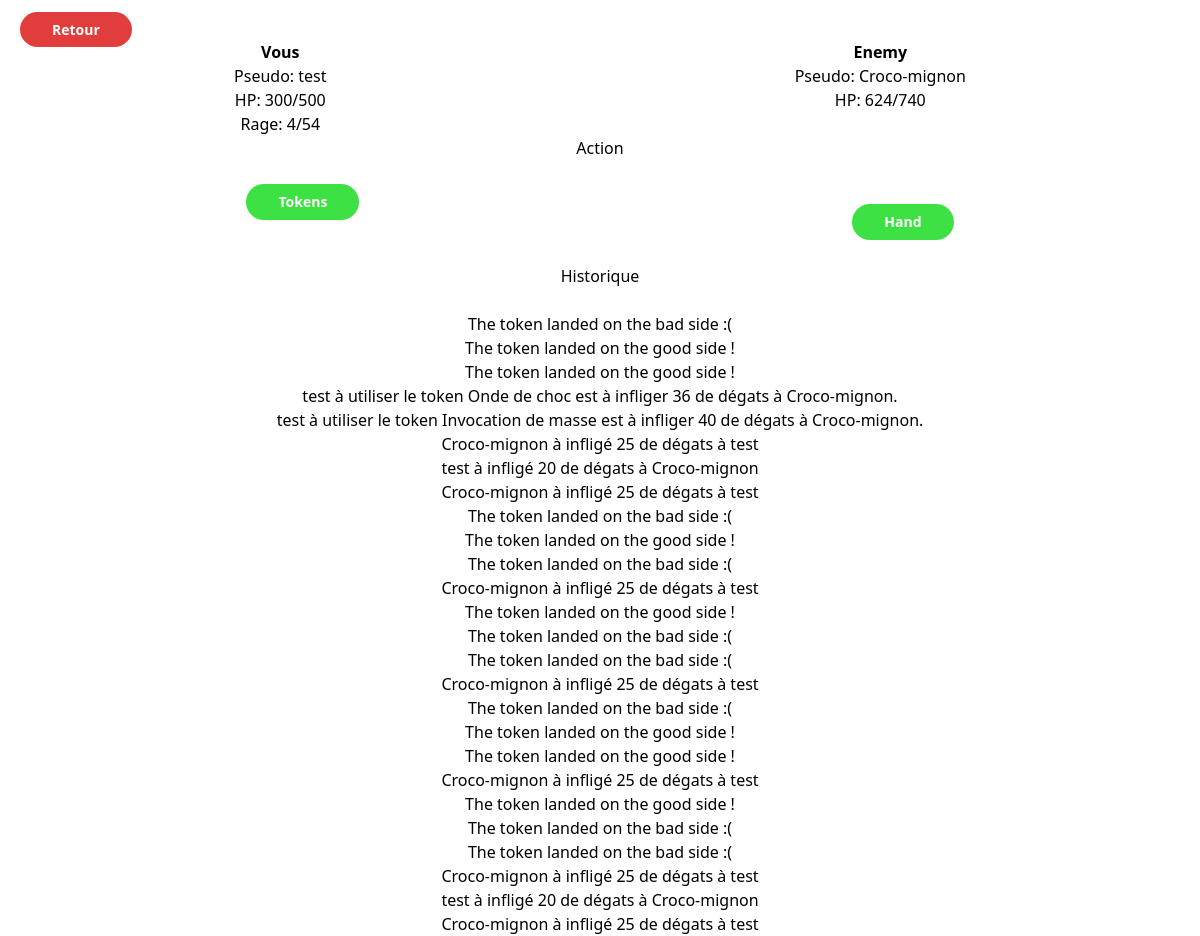
The page /play/PvE (signed in) on the database its author committed.
### characters/models.py (models this page shows, shortened)
class Character(models.Model):
    class TypeChoiceCharacter(models.TextChoices):
        Archer = "Archer"
        Magician = "Magician"
        Barbarian = "Barbarian"
        Paladin = "Paladin"
        Monster = "Monster"
    name = models.CharField(max_length=50, default="")
    hp = models.IntegerField()
    defense = models.IntegerField()
    helmet = models.ForeignKey(Helmet, on_delete=models.CASCADE, null=True, blank=True)
    chestplate = models.ForeignKey(Chestplate, on_delete=models.CASCADE, null=True, blank=True)
    leggings = models.ForeignKey(Leggings, on_delete=models.CASCADE, null=True, blank=True)
    boots = models.ForeignKey(Boots, on_delete=models.CASCADE, null=True, blank=True)
    tokensAvailable = models.IntegerField(null=True, blank=True)
    tokens = models.ManyToManyField(Tokens)
    weapon = models.ForeignKey(Weapon, on_delete=models.CASCADE, null=True, blank=True)
    state = models.IntegerField(null=True, blank=True)
    typeCharacter = models.CharField(max_length=25, choices=TypeChoiceCharacter.choices, default= TypeChoiceCharacter.Archer)
    class Meta:
        managed = True
    def getMaxHp(self):
        return (self.basic_hp + self.helmet.hp + self.chestplate.hp + self.leggings.hp + self.boots.hp)
    def getMaxRage(self):
        return (self.basic_rage + self.helmet.rage + self.chestplate.rage + self.leggings.rage + self.boots.rage)

class Paladin(Character):
    rage = models.IntegerField(default=50)
    basic_rage = models.IntegerField(default=50)
    basic_hp = models.IntegerField(default=300)
    tokens_limit = (0,3) # MAGICAL / PHYSICAL
    classe_name = "Paladin"
    shield = models.ForeignKey(Weapon, on_delete=models.CASCADE)

### game/models.py (models this page shows)
class Game(models.Model):
    idUser = models.ForeignKey(User, on_delete=models.CASCADE)
    typePersonnage = models.CharField(max_length=25, choices=Character.TypeChoiceCharacter.choices, default= Character.TypeChoiceCharacter.Archer)
    idPersonnage = models.IntegerField()
    state = models.IntegerField(default=0)
    idEnemy = models.IntegerField(blank=True, null=True)
    enemyHp = models.IntegerField(blank=True, null=True)
    enemyMaxHp = models.IntegerField(blank=True, null=True)
    enemyDamage = models.IntegerField(blank=True, null=True)
    historique = models.JSONField(default=dict)

### game/views.py (the view)
# urls.py: path('PvE', views.PvE, name='pve'),
def PvE(request):
    state = get_object_or_404(Game, idUser = request.user)
    if state.state == None:
        form = chooseDificultyForm()
        return render(request, "pve.html", {"form" : form})
    elif state.state == 1:
        context = {}
        enemy = get_object_or_404(Enemy, id = state.idEnemy)
        context['enemy'] = enemy
        context['state'] = state
        if state.typePersonnage == "Barbarian":
            character = Barbarian.objects.get(pk=state.idPersonnage)
            context['max_rage'] = character.getMaxRage()
        elif state.typePersonnage == "Archer":
            character = Archer.objects.get(pk=state.idPersonnage)
            context['max_mana'] = character.getMaxMana()
        elif state.typePersonnage == "Paladin":
            character = Paladin.objects.get(pk=state.idPersonnage)
            context['max_rage'] = character.getMaxRage()
        elif state.typePersonnage == "Magician":
            character = Magician.objects.get(pk=state.idPersonnage)
            context['max_mana'] = character.getMaxMana()
        context['character'] = character
        context['character_maxhp'] = character.getMaxHp()
        return render(request, "pve.html", context)
    elif state.state > 1 :
        return redirect('chooseMode')
    else:
        form = chooseDificultyForm()
        return render(request, "chooseDifficulty.html", {"form" : form})

### templates/pve.html (shortened to what this page needs)
{% extends 'base.html' %}
{% block content %}
    <div class="pt-5">
        <a class="text-sm mx-5 mt-5 font-semibold bg-[#e13d3d] px-8 py-2 rounded-full text-white" href="{% url 'chooseMode' %}">Retour</a>
        <div class="flex justify-around">
            <div class="flex flex-col items-center">
                <p class="font-bold">Vous</p>
                <p>Pseudo: {{ character.name }}</p>
                <p>HP: {{ character.hp }}/{{ character_maxhp }}</p>
                {% if state.typePersonnage == "Barbarian" or state.typePersonnage == "Paladin" %}
                    <p>Rage: {{ character.rage }}/{{ max_rage }}</p>
                {% else %}
                    <p>Mana: {{ character.mana }}/{{ max_mana }}</p>
                {% endif %}
            </div>
            <div class="flex flex-col items-center">
                <p class="font-bold">Enemy</p>
                <p>Pseudo: {{ enemy.name }}</p>
                <p>HP: {{ state.enemyHp }}/{{ state.enemyMaxHp }}</p>
            </div>
        </div>
        <p class="text-center">Action</p>
        <div class="flex justify-around mt-6 mb-6">
            {% if state.enemyHp > 0 and character.hp > 0 %}
                {% if character.tokensAvailable == None %}
                    <div class="flex flex-col items-center">
                        <a class="text-sm mx-5 font-semibold bg-[#3de143] px-8 py-2 rounded-full text-white" href="{% url 'tokenAttack' %}">Tokens</a>
                    </div>
                    <div class="flex flex-col items-center">
                        <a class="text-sm mx-5 mt-5 font-semibold bg-[#3de143] px-8 py-2 rounded-full text-white" href="{% url 'handAttack' %}">Hand</a>
                    </div>
                {% endif %}
            {% elif state.enemyHp <= 0 %}
                <div class="flex flex-col items-center">
                    <p class="text-emerald-300 text-3xl">Vous avez gagner</p>
                    <a class="text-sm mx-5 font-semibold bg-[#3de143] px-8 py-2 rounded-full text-white" href="{% url 'clearGame' %}">Cliquer içi pour sortir</a>
                </div>
            {% elif character.hp <= 0 %}
                <div class="flex flex-col items-center">
                    <p class="text-red-500 text-3xl">Vous avez perdu</p>
                    <a class="text-sm mx-5 font-semibold bg-[#3de143] px-8 py-2 rounded-full text-white" href="{% url 'clearGame' %}">Cliquer içi pour sortir</a>
                </div>
            {% endif %}
        </div>
        <p class="text-center">Historique</p>
        <div class="flex justify-around mt-6">
            <div class="flex flex-col items-center">
                {% for k, v in state.historique.items %}
                    <p>{{ v }}</p>
                {% endfor %}
            </div>
        </div>
    </div>
{% endblock %}

### rows shown on the page
Character: name "test", hp "300"
Paladin: rage "4"
Character: name "Croco-mignon"
Game: enemyHp "624", enemyMaxHp "740"

### other values the page prints
{{ character_maxhp }} "500"
{{ max_rage }} "54"
{{ v }} "The token landed on the bad side :(" "The token landed on the good side !" "The token landed on the good side !" "test à utiliser le token Onde de choc est à infliger 36 de dégats à Croco-mignon." "test à utiliser le token Invocation de masse est à infliger 40 de dégats à Croco-mignon." "Croco-mignon à infligé 25 de dégats à test" "test à infligé 20 de dégats à Croco-mignon" "Croco-mignon à infligé 25 de dégats à test" "The token landed on the bad side :(" "The token landed on the good side !" "The token landed on the bad side :(" "Croco-mignon à infligé 25 de dégats à test" "The token landed on the good side !" "The token landed on the bad side :(" "The token landed on the bad side :(" "Croco-mignon à infligé 25 de dégats à test" "The token landed on the bad side :(" "The token landed on the good side !" "The token landed on the good side !" "Croco-mignon à infligé 25 de dégats à test" "The token landed on the good side !" "The token landed on the bad side :(" "The token landed on the bad side :(" "Croco-mignon à infligé 25 de dégats à test" "test à infligé 20 de dégats à Croco-mignon" "Croco-mignon à infligé 25 de dégats à test"
